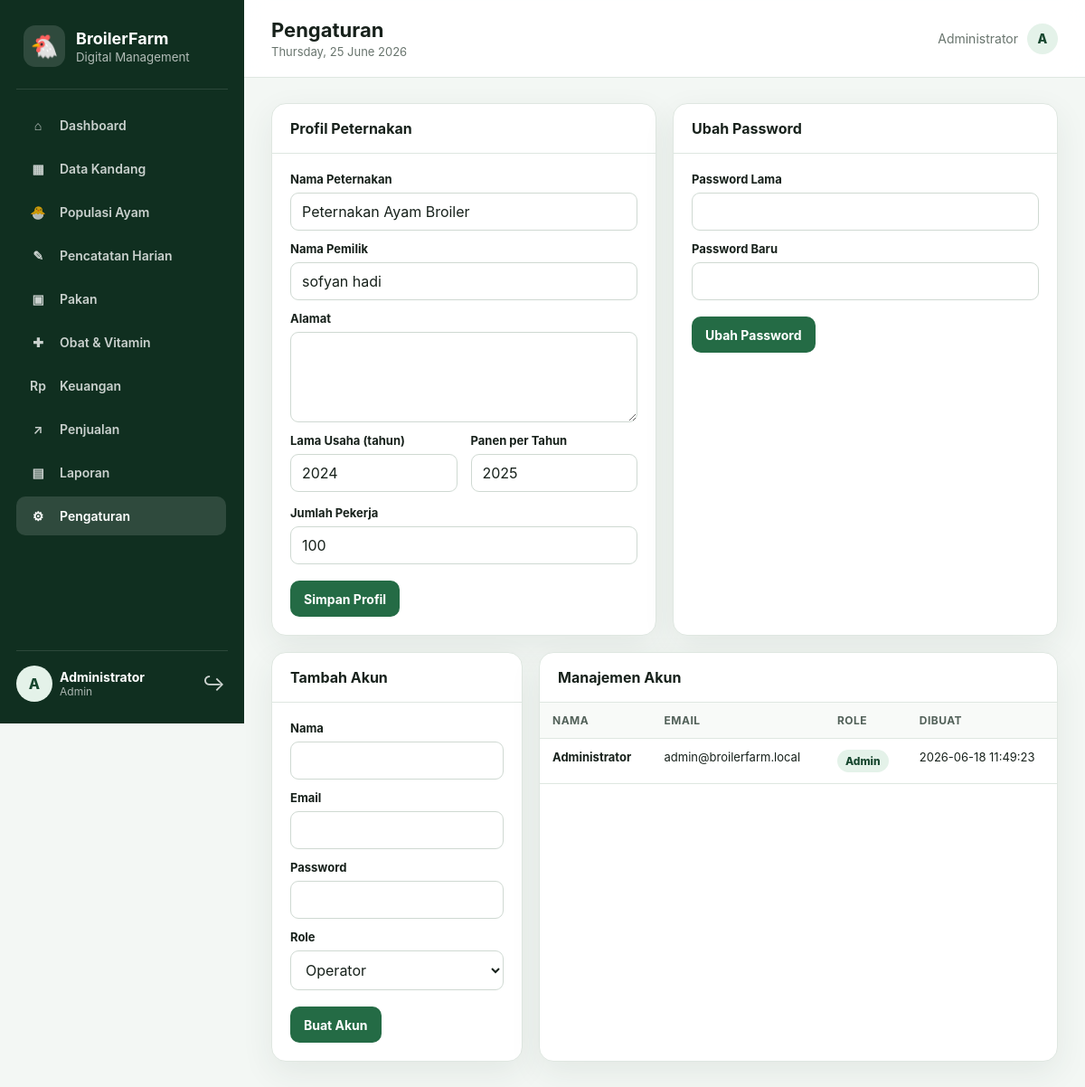
/pengaturan.php (signed in), run on the app's committed database.
### tables this page shows
CREATE TABLE `users` (
  `id` int(10) UNSIGNED NOT NULL,
  `name` varchar(100) NOT NULL,
  `email` varchar(150) NOT NULL,
  `password` varchar(255) NOT NULL,
  `role` enum('admin','operator') NOT NULL DEFAULT 'operator',
  `created_at` timestamp NOT NULL DEFAULT current_timestamp()
);

CREATE TABLE `profil_peternakan` (
  `id` tinyint(3) UNSIGNED NOT NULL,
  `nama_peternakan` varchar(150) NOT NULL DEFAULT 'Peternakan Ayam Broiler',
  `pemilik` varchar(120) DEFAULT NULL,
  `alamat` text DEFAULT NULL,
  `lama_usaha_tahun` int(10) UNSIGNED NOT NULL DEFAULT 0,
  `frekuensi_panen_tahun` int(10) UNSIGNED NOT NULL DEFAULT 0,
  `jumlah_pekerja` int(10) UNSIGNED NOT NULL DEFAULT 0,
  `updated_at` timestamp NOT NULL DEFAULT current_timestamp() ON UPDATE current_timestamp()
);

### includes/functions.php (called while the page is built, shortened)
<?php
function e(?string $value): string
{
    return htmlspecialchars((string) $value, ENT_QUOTES, 'UTF-8');
}
function active_nav(string $file): string
{
    return basename($_SERVER['PHP_SELF']) === $file ? 'active' : '';
}

### includes/auth.php (called while the page is built, shortened)
<?php
require_once __DIR__ . '/functions.php';
function current_user(): ?array
{
    return $_SESSION['user'] ?? null;
}

### pengaturan.php (the view, shortened to what this page needs)
<?php
require_once __DIR__ . '/includes/auth.php';
$pdo = db();
$profile = $pdo->query('SELECT * FROM profil_peternakan WHERE id=1')->fetch();
$users = (current_user()['role'] ?? '') === 'admin'
    ? $pdo->query('SELECT id,name,email,role,created_at FROM users ORDER BY id')->fetchAll()
    : [];
$pageTitle = 'Pengaturan';
require __DIR__ . '/includes/header.php';
?>
<div class="grid cols-2">
    <section class="card">
        <div class="card-header"><h3>Profil Peternakan</h3></div>
        <div class="card-body">
            <form method="post">
                <div class="form-group"><label>Nama Peternakan</label><input name="nama_peternakan" value="<?= e($profile['nama_peternakan'] ?? '') ?>" required></div>
                <div class="form-group" style="margin-top:12px"><label>Nama Pemilik</label><input name="pemilik" value="<?= e($profile['pemilik'] ?? '') ?>"></div>
                <div class="form-group" style="margin-top:12px"><label>Alamat</label><textarea name="alamat"><?= e($profile['alamat'] ?? '') ?></textarea></div>
                <div class="form-grid" style="margin-top:12px">
                    <div class="form-group"><label>Lama Usaha (tahun)</label><input type="number" min="0" name="lama_usaha_tahun" value="<?= e((string)($profile['lama_usaha_tahun'] ?? 0)) ?>"></div>
                    <div class="form-group"><label>Panen per Tahun</label><input type="number" min="0" name="frekuensi_panen_tahun" value="<?= e((string)($profile['frekuensi_panen_tahun'] ?? 0)) ?>"></div>
                    <div class="form-group full"><label>Jumlah Pekerja</label><input type="number" min="0" name="jumlah_pekerja" value="<?= e((string)($profile['jumlah_pekerja'] ?? 0)) ?>"></div>
                </div>
                <button class="btn btn-primary" type="submit" style="margin-top:18px">Simpan Profil</button>
            </form>
        </div>
    </section>
    <section class="card">
        <div class="card-header"><h3>Ubah Password</h3></div>
        <div class="card-body">
            <form method="post">
                <div class="form-group"><label>Password Lama</label><input type="password" name="old_password" required></div>
                <div class="form-group" style="margin-top:12px"><label>Password Baru</label><input type="password" name="new_password" minlength="6" required></div>
                <button class="btn btn-primary" type="submit" style="margin-top:18px">Ubah Password</button>
            </form>
        </div>
    </section>
</div>
<?php if ((current_user()['role'] ?? '') === 'admin'): ?>
<div class="grid cols-3" style="margin-top:18px">
    <section class="card">
        <div class="card-header"><h3>Tambah Akun</h3></div>
        <div class="card-body">
            <form method="post">
                <div class="form-group"><label>Nama</label><input name="name" required></div>
                <div class="form-group" style="margin-top:12px"><label>Email</label><input type="email" name="email" required></div>
                <div class="form-group" style="margin-top:12px"><label>Password</label><input type="password" name="password" minlength="6" required></div>
                <div class="form-group" style="margin-top:12px"><label>Role</label><select name="role"><option value="operator">Operator</option><option value="admin">Admin</option></select></div>
                <button class="btn btn-primary" type="submit" style="margin-top:18px">Buat Akun</button>
            </form>
        </div>
    </section>
    <section class="card" style="grid-column:span 2">
        <div class="card-header"><h3>Manajemen Akun</h3></div>
        <div class="card-body" style="padding:0">
            <div class="table-wrap"><table><thead><tr><th>Nama</th><th>Email</th><th>Role</th><th>Dibuat</th><th>Aksi</th></tr></thead><tbody>
            <?php foreach($users as $u): ?><tr>
                <td><strong><?= e($u['name']) ?></strong></td><td><?= e($u['email']) ?></td><td><span class="badge"><?= e(ucfirst($u['role'])) ?></span></td><td><?= e($u['created_at']) ?></td>
            </tr><?php endforeach; ?>
            </tbody></table></div>
        </div>
    </section>
</div>
<?php endif; ?>
<?php require __DIR__ . '/includes/footer.php'; ?>

### includes/header.php (shortened to what this page needs)
<?php
$pageTitle = $pageTitle ?? 'Dashboard';
$user = current_user();
?>
<!doctype html>
<html lang="id">
<head>
    <link rel="stylesheet" href="assets/css/style.css">
</head>
<body>
<div class="app-shell">
    <aside class="sidebar" id="sidebar">
        <div class="brand">
            <div class="brand-icon">🐔</div>
            <div>
                <strong>BroilerFarm</strong>
                <small>Digital Management</small>
            </div>
        </div>
        <nav class="nav-list">
            <a class="<?= active_nav('index.php') ?>" href="index.php"><span>⌂</span> Dashboard</a>
            <a class="<?= active_nav('kandang.php') ?>" href="kandang.php"><span>▦</span> Data Kandang</a>
            <a class="<?= active_nav('populasi.php') ?>" href="populasi.php"><span>🐣</span> Populasi Ayam</a>
            <a class="<?= active_nav('pencatatan.php') ?>" href="pencatatan.php"><span>✎</span> Pencatatan Harian</a>
            <a class="<?= active_nav('pakan.php') ?>" href="pakan.php"><span>▣</span> Pakan</a>
            <a class="<?= active_nav('obat.php') ?>" href="obat.php"><span>✚</span> Obat & Vitamin</a>
            <a class="<?= active_nav('keuangan.php') ?>" href="keuangan.php"><span>Rp</span> Keuangan</a>
            <a class="<?= active_nav('penjualan.php') ?>" href="penjualan.php"><span>↗</span> Penjualan</a>
            <a class="<?= active_nav('laporan.php') ?>" href="laporan.php"><span>▤</span> Laporan</a>
            <a class="<?= active_nav('pengaturan.php') ?>" href="pengaturan.php"><span>⚙</span> Pengaturan</a>
        </nav>
        <div class="sidebar-user">
            <div class="avatar"><?= e(strtoupper(substr($user['name'] ?? 'U', 0, 1))) ?></div>
            <div>
                <strong><?= e($user['name'] ?? '') ?></strong>
                <small><?= e(ucfirst($user['role'] ?? '')) ?></small>
            </div>
            <a class="logout-link" href="logout.php" title="Keluar">↪</a>
        </div>
    </aside>
    <div class="main-area">
        <header class="topbar">
            <div>
                <h1><?= e($pageTitle) ?></h1>
                <p><?= e(date('l, d F Y')) ?></p>
            </div>
            <a class="top-profile" href="pengaturan.php">
                <span><?= e($user['name'] ?? '') ?></span>
                <div class="avatar small"><?= e(strtoupper(substr($user['name'] ?? 'U', 0, 1))) ?></div>
            </a>
        </header>
        <main class="content">

### includes/footer.php (shortened to what this page needs)
</main>
    </div>
</div>
</body>
</html>

### data on the page
users: name "A", name "Administrator", role "Admin", email "admin@broilerfarm.local", created_at "2026-06-18 11:49:23"
profil_peternakan: nama_peternakan "Peternakan Ayam Broiler", pemilik "sofyan hadi", lama_usaha_tahun "2024", frekuensi_panen_tahun "2025", jumlah_pekerja "100"

### other printed values
$pageTitle "Pengaturan"
